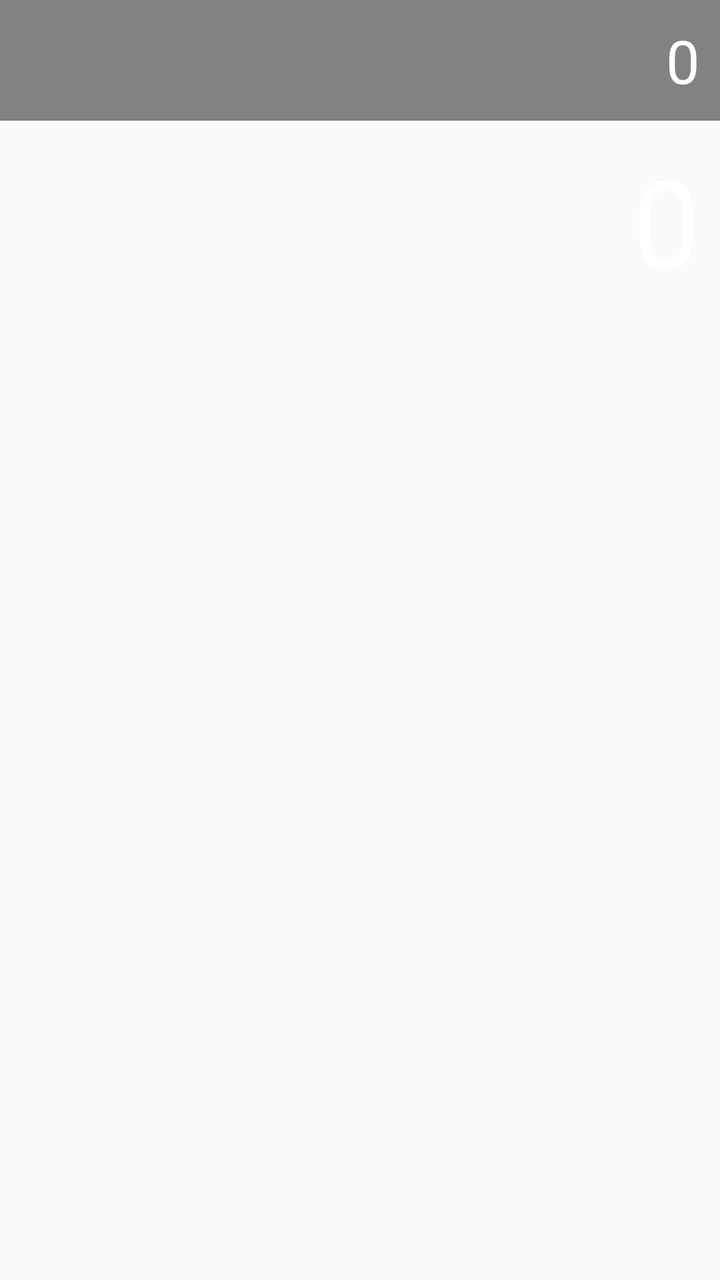
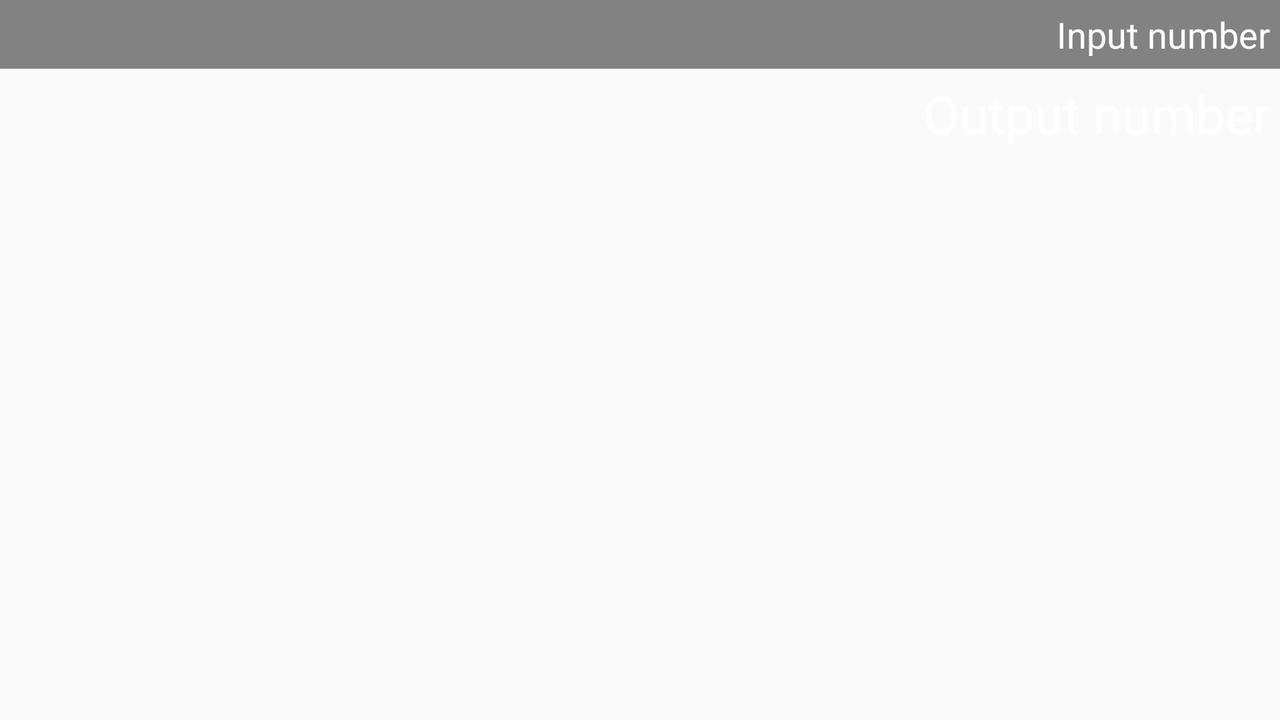

Compare how this app lays out the same screen by default and in its alternative resource folder. The renders come first, then the two layout files and the values they reference.
<!-- AndroidManifest.xml: application theme AppTheme -->
<!-- res/layout/input_layout_calculator.xml -->
<?xml version="1.0" encoding="utf-8"?>
<LinearLayout xmlns:android="http://schemas.android.com/apk/res/android"
    android:orientation="vertical"
    android:layout_width="match_parent"
    android:layout_height="match_parent">

    <TextView
        android:id="@+id/tvInput"
        android:layout_width="match_parent"
        android:layout_height="wrap_content"
        android:background="#838282"
        android:gravity="end"
        android:padding="10dp"
        android:text="0"
        android:textColor="@android:color/white"
        android:textSize="30sp"
        />

    <TextView
        android:id="@+id/tvOutput"
        android:layout_width="match_parent"
        android:layout_height="wrap_content"
        android:gravity="end"
        android:padding="10dp"
        android:text="0"
        android:textColor="@android:color/white"
        android:textSize="60sp"/>

</LinearLayout>
<!-- resources referenced by this layout -->
<resources>
  <style name="AppTheme" parent="Theme.AppCompat.DayNight.DarkActionBar">
          
          <item name="colorPrimary">#FF323232</item>
          <item name="colorPrimaryDark">@android:color/black</item>
          <item name="colorAccent">@color/colorAccent</item>
      </style>
  <color name="colorAccent">@color/colorPrimary</color>
  <color name="colorPrimary">#3E3E3E</color>
</resources>
<!-- res/layout-land/input_layout_calculator.xml (the repository's variant of the layout above) -->
<!-- drawn on the phone turned sideways -->
<?xml version="1.0" encoding="utf-8"?>
<androidx.constraintlayout.widget.ConstraintLayout xmlns:android="http://schemas.android.com/apk/res/android"
    xmlns:app="http://schemas.android.com/apk/res-auto"
    xmlns:tools="http://schemas.android.com/tools"
    android:id="@+id/input_constraint"
    android:layout_width="match_parent"
    android:layout_height="match_parent">

    <TextView
        android:id="@+id/tvInput"
        android:layout_width="0dp"
        android:layout_height="wrap_content"
        android:background="#838282"
        android:gravity="end"
        android:padding="5dp"
        android:textColor="@android:color/white"
        android:textSize="18sp"
        app:layout_constraintEnd_toEndOf="parent"
        app:layout_constraintStart_toStartOf="parent"
        app:layout_constraintTop_toTopOf="parent"
        tools:text="Input number" />

    <TextView
        android:id="@+id/tvOutput"
        android:layout_width="0dp"
        android:layout_height="wrap_content"
        android:gravity="end"
        android:padding="5dp"
        android:textColor="@android:color/white"
        android:textSize="26sp"
        app:layout_constraintEnd_toEndOf="parent"
        app:layout_constraintStart_toStartOf="parent"
        app:layout_constraintTop_toBottomOf="@+id/tvInput"
        tools:text="Output number" />

</androidx.constraintlayout.widget.ConstraintLayout>
